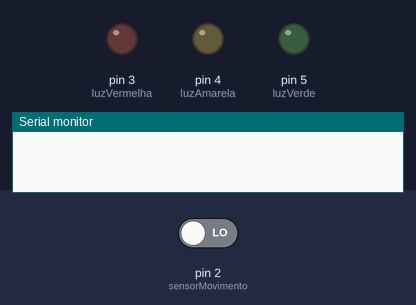
The sketch below on a simulated Arduino Uno, built with avr-gcc and run on an emulated ATmega328P. Shown: output pins drawn as LEDs (lit = HIGH), the last lines printed to the serial monitor. The test bench sets the inputs (shaded band); at power-on: pin 2 (sensorMovimento) LOW.

Above: at 0.1 s.
At 1.1 s:
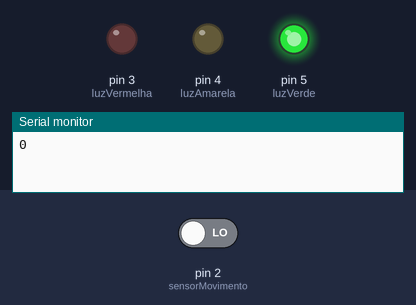
Timing chart, 0 to 2.6 s (numbered marks = the images above):
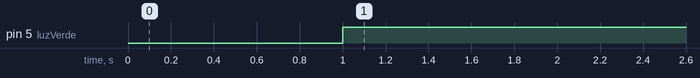

Measured:
- by itself, pin 5 (luzVerde): LOW → HIGH at 1.0 s

The sketch:

Challenge-EdgeComputing.ino
```cpp
//Definindo os pinos de entrada

int sensorMovimento = 2;

int luzVermelha = 3;
int luzAmarela = 4;
int luzVerde = 5;

//Contador de carros a nível de simular apenas
int carroContador;


void setup()
{
  pinMode(sensorMovimento, INPUT);

  pinMode(luzVermelha,OUTPUT);
  pinMode(luzAmarela,OUTPUT);
  pinMode(luzVerde,OUTPUT);

  Serial.begin(9600);
}

void loop()
{

    // Verifica se há carro detectado pelo sensor de movimento
    if (digitalRead(sensorMovimento) == HIGH) {
      carroContador++;  // Incrementa o contador de carros
      delay(1000);  // Espera 1 segundo para evitar múltiplas contagens por um único carro
    }
  else if(digitalRead(sensorMovimento) == LOW){
    delay(1000);
    carroContador = 0;
  }

  	Serial.println(carroContador);

    // Atualiza os LEDs com base no estado do tráfego
    VerificaTrafego();
  	delay(1000);
}

void VerificaTrafego() {
  // Lógica para controlar os LEDs com base no valor do contador de carros
  if (carroContador <= 5) {
    // Pouco tráfego - LED verde ligado, os outros desligados
    digitalWrite(luzVerde, HIGH);
    digitalWrite(luzAmarela, LOW);
    digitalWrite(luzVermelha, LOW);
  } else if (carroContador <= 10) {
    // Tráfego moderado - LED amarelo ligado, os outros desligados
    digitalWrite(luzVerde, LOW);
    digitalWrite(luzAmarela, HIGH);
    digitalWrite(luzVermelha, LOW);
  } else {
    // Tráfego intenso - LED vermelho ligado, os outros desligados
    digitalWrite(luzVerde, LOW);
    digitalWrite(luzAmarela, LOW);
    digitalWrite(luzVermelha, HIGH);
  }
}
```
